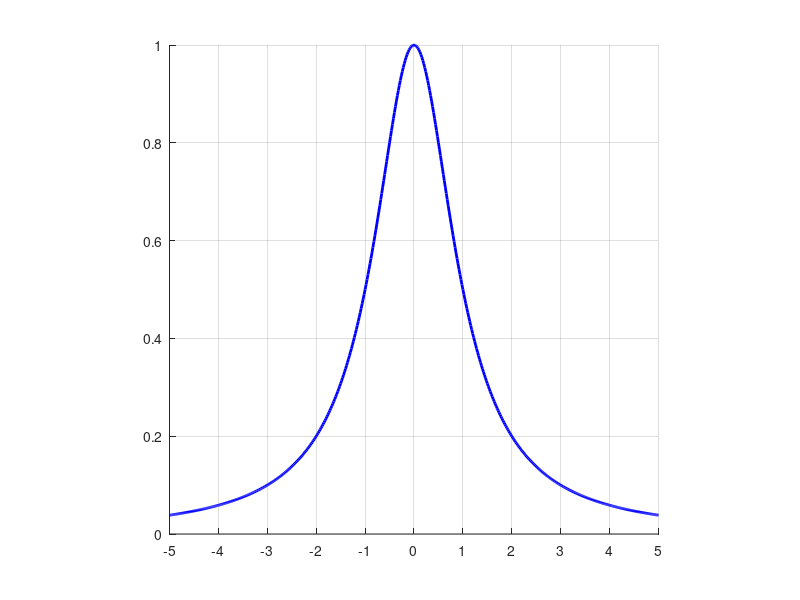

This figure's MATLAB source: (Note: this script raises an error after producing the figure.)
function prac4(type,col,m)
    %prac4({'equidistant','cebisev1','cebisev2'},{'r','g','m'},11)
    if nargin < 3, m=40; end
    if nargin < 2, col={'r','g'}; end
    if nargin < 1, type={'equidistant','cebisev2'}; end
    
    clf; hold on; grid on; xlim([-5 5]); xticks(-5:5);axis square;
    f=@(x) 1./(1+x.^2);
    x=linspace(-5,5,501);
    plot(x,f(x),'b','linewidth',2);
    l={'f'};
    for i=1:length(type)
        nodes=gen_nodes(-5,5,m,type{i});
        values=f(nodes);
        plot(nodes,values,'ok','markerfacecolor',col{i},'markersize',8);
        plot(x,lagrange_barycentric(nodes,values,x),col{i},'linewidth',2)
        l{end+1}=type{i};
        l{end+1}=['L cu ' type{i}];
    end
    legend(l,"location", "northeastoutside")
    set(gca,"fontsize", 17)
    axis([-5.5 5.5 -0.5 1.5])
end